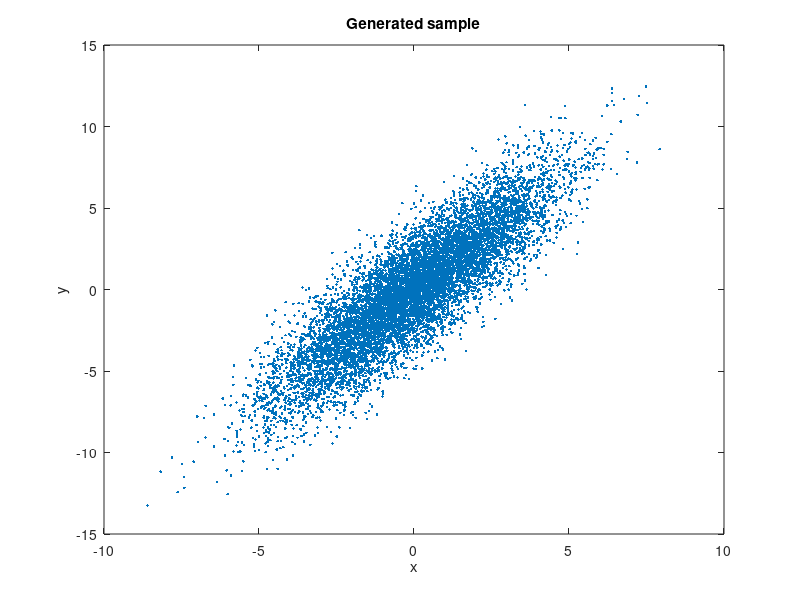

Here is the MATLAB script that generated this plot:
clc, clear all, close all;
n = 1e4;

mu = [0 0];
b1 = [2 2];	% first semi-axis
b2 = [1 3];	% second semi-axis

sample = mu + randn(n, 2) * [b1; b2];
corr_sample = corrcoef(sample(:, 1), sample(:, 2));
corr_sample = corr_sample(1, 2);

figure;
plot(sample(:, 1), sample(:, 2), '.');
title('Generated sample');
xlabel('x'); ylabel('y');